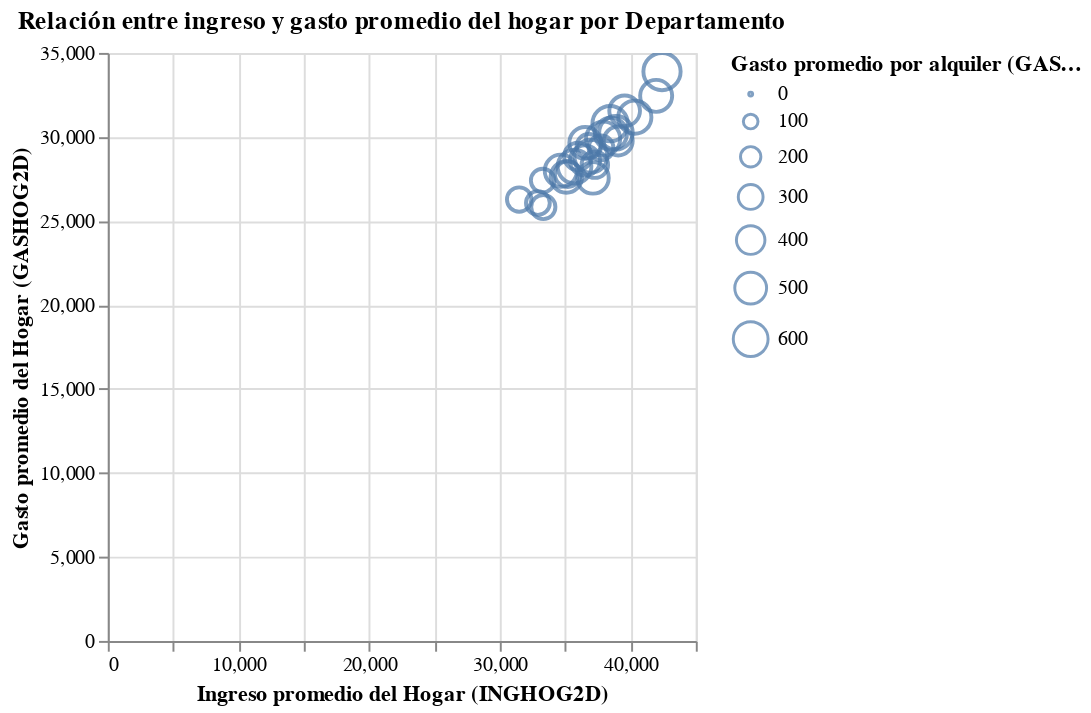

The notebook cell this image was saved under:
### Code cell
# Gráfico1: 
import altair as alt

#Departamento sea una variable y no índice
sumaria2_mean = sumaria2_mean.reset_index()

alt.Chart(sumaria2_mean).mark_point().encode(
    x = alt.X("INGHOG2D", title="Ingreso promedio del Hogar (INGHOG2D)"),
    y = alt.Y("GASHOG2D", title="Gasto promedio del Hogar (GASHOG2D)"),
    size = alt.Size("GA03HD", title="Gasto promedio por alquiler (GASHOG2D)"),
    tooltip = ["DEPARTAMENTO_ETIQUETA"]).properties(
    title="Relación entre ingreso y gasto promedio del hogar por Departamento").interactive()

### Figure 1 — Vega-Lite specification as saved in the notebook (floating-point values rounded to 4 significant figures)
{"config": {"view": {"continuousWidth": 300, "continuousHeight": 300}}, "data": {"name": "data-851d41c33ca883b05f694fe03499a391"}, "mark": {"type": "point"}, "encoding": {"size": {"field": "GA03HD", "title": "Gasto promedio por alquiler (GASHOG2D)", "type": "quantitative"}, "tooltip": [{"field": "DEPARTAMENTO_ETIQUETA", "type": "nominal"}], "x": {"field": "INGHOG2D", "title": "Ingreso promedio del Hogar (INGHOG2D)", "type": "quantitative"}, "y": {"field": "GASHOG2D", "title": "Gasto promedio del Hogar (GASHOG2D)", "type": "quantitative"}}, "params": [{"name": "param_1", "select": {"type": "interval", "encodings": ["x", "y"]}, "bind": "scales"}], "title": "Relación entre ingreso y gasto promedio del hogar por Departamento", "$schema": "https://vega.github.io/schema/vega-lite/v5.20.1.json", "datasets": {"data-851d41c33ca883b05f694fe03499a391": [{"DEPARTAMENTO_ETIQUETA": "Amazonas", "GASHOG2D": 33890.0, "INGHOG2D": 42410.0, "GA03HD": 687.1}, {"DEPARTAMENTO_ETIQUETA": "Apurímac", "GASHOG2D": 30190.0, "INGHOG2D": 38500.0, "GA03HD": 509.5}, {"DEPARTAMENTO_ETIQUETA": "Arequipa", "GASHOG2D": 28840.0, "INGHOG2D": 35980.0, "GA03HD": 374.1}, {"DEPARTAMENTO_ETIQUETA": "Ayacucho", "GASHOG2D": 29440.0, "INGHOG2D": 36810.0, "GA03HD": 293.2}, {"DEPARTAMENTO_ETIQUETA": "Cajamarca", "GASHOG2D": 27790.0, "INGHOG2D": 35200.0, "GA03HD": 321.3}, {"DEPARTAMENTO_ETIQUETA": "Callao", "GASHOG2D": 27400.0, "INGHOG2D": 33280.0, "GA03HD": 272.0}, {"DEPARTAMENTO_ETIQUETA": "Cusco", "GASHOG2D": 29760.0, "INGHOG2D": 39060.0, "GA03HD": 411.7}, {"DEPARTAMENTO_ETIQUETA": "Huancavelica", "GASHOG2D": 27610.0, "INGHOG2D": 35090.0, "GA03HD": 488.0}, {"DEPARTAMENTO_ETIQUETA": "Huánuco", "GASHOG2D": 28240.0, "INGHOG2D": 35720.0, "GA03HD": 563.1}, {"DEPARTAMENTO_ETIQUETA": "Ica", "GASHOG2D": 31550.0, "INGHOG2D": 39550.0, "GA03HD": 464.6}, {"DEPARTAMENTO_ETIQUETA": "Junín", "GASHOG2D": 29890.0, "INGHOG2D": 37910.0, "GA03HD": 575.9}, {"DEPARTAMENTO_ETIQUETA": "La Libertad", "GASHOG2D": 30250.0, "INGHOG2D": 38890.0, "GA03HD": 555.4}, {"DEPARTAMENTO_ETIQUETA": "Lambayeque", "GASHOG2D": 26270.0, "INGHOG2D": 31480.0, "GA03HD": 291.2}, {"DEPARTAMENTO_ETIQUETA": "Lima", "GASHOG2D": 28600.0, "INGHOG2D": 36520.0, "GA03HD": 447.3}, {"DEPARTAMENTO_ETIQUETA": "Loreto", "GASHOG2D": 28850.0, "INGHOG2D": 36970.0, "GA03HD": 533.7}, {"DEPARTAMENTO_ETIQUETA": "Madre de Dios", "GASHOG2D": 28350.0, "INGHOG2D": 37270.0, "GA03HD": 343.7}, {"DEPARTAMENTO_ETIQUETA": "Moquegua", "GASHOG2D": 30790.0, "INGHOG2D": 38440.0, "GA03HD": 619.8}, {"DEPARTAMENTO_ETIQUETA": "Pasco", "GASHOG2D": 27560.0, "INGHOG2D": 37130.0, "GA03HD": 490.0}, {"DEPARTAMENTO_ETIQUETA": "Piura", "GASHOG2D": 31170.0, "INGHOG2D": 40330.0, "GA03HD": 543.8}, {"DEPARTAMENTO_ETIQUETA": "Puno", "GASHOG2D": 29640.0, "INGHOG2D": 36530.0, "GA03HD": 497.0}, {"DEPARTAMENTO_ETIQUETA": "San Martín", "GASHOG2D": 25830.0, "INGHOG2D": 33330.0, "GA03HD": 285.4}, {"DEPARTAMENTO_ETIQUETA": "Tacna", "GASHOG2D": 26070.0, "INGHOG2D": 32910.0, "GA03HD": 276.3}, {"DEPARTAMENTO_ETIQUETA": "Tumbes", "GASHOG2D": 29350.0, "INGHOG2D": 37750.0, "GA03HD": 301.6}, {"DEPARTAMENTO_ETIQUETA": "Ucayali", "GASHOG2D": 27990.0, "INGHOG2D": 34670.0, "GA03HD": 510.9}, {"DEPARTAMENTO_ETIQUETA": "Áncash", "GASHOG2D": 32440.0, "INGHOG2D": 41970.0, "GA03HD": 506.0}]}}
